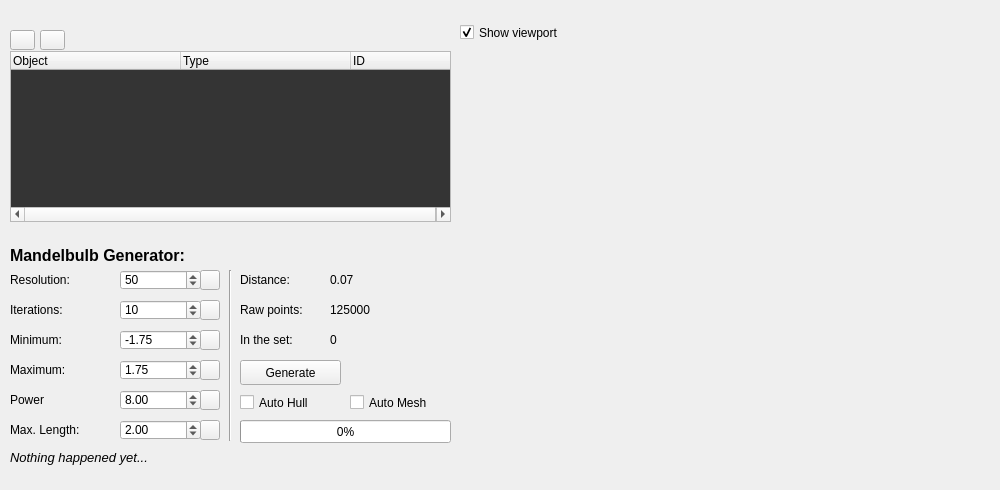
  <widget class="QWidget" name="centralwidget">
   <widget class="QLabel" name="label_Input">
    <property name="geometry">
     <rect>
      <x>10</x>
      <y>240</y>
      <width>211</width>
      <height>30</height>
     </rect>
    </property>
    <property name="font">
     <font>
      <pointsize>12</pointsize>
      <weight>75</weight>
      <bold>true</bold>
     </font>
    </property>
    <property name="text">
     <string>Mandelbulb Generator:</string>
    </property>
   </widget>
   <widget class="QLabel" name="label">
    <property name="geometry">
     <rect>
      <x>10</x>
      <y>270</y>
      <width>101</width>
      <height>20</height>
     </rect>
    </property>
    <property name="toolTip">
     <string>Divisions in each axis</string>
    </property>
    <property name="text">
     <string>Resolution:</string>
    </property>
   </widget>
   <widget class="QSpinBox" name="spinBox_res">
    <property name="geometry">
     <rect>
      <x>120</x>
      <y>270</y>
      <width>81</width>
      <height>20</height>
     </rect>
    </property>
    <property name="minimum">
     <number>2</number>
    </property>
    <property name="maximum">
     <number>32767</number>
    </property>
    <property name="value">
     <number>50</number>
    </property>
   </widget>
   <widget class="QPushButton" name="pushButtonReset_res">
    <property name="geometry">
     <rect>
      <x>200</x>
      <y>270</y>
      <width>20</width>
      <height>20</height>
     </rect>
    </property>
    <property name="toolTip">
     <string>Reset Resolution</string>
    </property>
    <property name="text">
     <string/>
    </property>
    <property name="icon">
     <iconset resource="iconFile.qrc">
      <normaloff>:/icons/icons/icon_reset.png</normaloff>:/icons/icons/icon_reset.png</iconset>
    </property>
   </widget>
   <widget class="QLabel" name="label_2">
    <property name="geometry">
     <rect>
      <x>10</x>
      <y>300</y>
      <width>101</width>
      <height>20</height>
     </rect>
    </property>
    <property name="toolTip">
     <string>Maximum amount of iterations calculated for the sequence in each point (Determines quality of the Mandelbulb)</string>
    </property>
    <property name="text">
     <string>Iterations:</string>
    </property>
   </widget>
   <widget class="QPushButton" name="pushButtonReset_iter">
    <property name="geometry">
     <rect>
      <x>200</x>
      <y>300</y>
      <width>20</width>
      <height>20</height>
     </rect>
    </property>
    <property name="toolTip">
     <string>Reset Iterations</string>
    </property>
    <property name="text">
     <string/>
    </property>
    <property name="icon">
     <iconset resource="iconFile.qrc">
      <normaloff>:/icons/icons/icon_reset.png</normaloff>:/icons/icons/icon_reset.png</iconset>
    </property>
   </widget>
   <widget class="QSpinBox" name="spinBox_iter">
    <property name="geometry">
     <rect>
      <x>120</x>
      <y>300</y>
      <width>81</width>
      <height>20</height>
     </rect>
    </property>
    <property name="minimum">
     <number>1</number>
    </property>
    <property name="maximum">
     <number>32767</number>
    </property>
    <property name="value">
     <number>10</number>
    </property>
   </widget>
   <widget class="QLabel" name="label_3">
    <property name="geometry">
     <rect>
      <x>10</x>
      <y>330</y>
      <width>101</width>
      <height>20</height>
     </rect>
    </property>
    <property name="toolTip">
     <string>Lowerst coordinate in each axis</string>
    </property>
    <property name="text">
     <string>Minimum:</string>
    </property>
   </widget>
   <widget class="QPushButton" name="pushButtonReset_min">
    <property name="geometry">
     <rect>
      <x>200</x>
      <y>330</y>
      <width>20</width>
      <height>20</height>
     </rect>
    </property>
    <property name="toolTip">
     <string>Reset Minimum</string>
    </property>
    <property name="text">
     <string/>
    </property>
    <property name="icon">
     <iconset resource="iconFile.qrc">
      <normaloff>:/icons/icons/icon_reset.png</normaloff>:/icons/icons/icon_reset.png</iconset>
    </property>
   </widget>
   <widget class="QDoubleSpinBox" name="doubleSpinBox_min">
    <property name="geometry">
     <rect>
      <x>120</x>
      <y>330</y>
      <width>81</width>
      <height>20</height>
     </rect>
    </property>
    <property name="minimum">
     <double>-10.000000000000000</double>
    </property>
    <property name="maximum">
     <double>10.000000000000000</double>
    </property>
    <property name="value">
     <double>-1.750000000000000</double>
    </property>
   </widget>
   <widget class="QLabel" name="label_4">
    <property name="geometry">
     <rect>
      <x>10</x>
      <y>360</y>
      <width>101</width>
      <height>20</height>
     </rect>
    </property>
    <property name="toolTip">
     <string>Highest coordinate in each axis</string>
    </property>
    <property name="text">
     <string>Maximum:</string>
    </property>
   </widget>
   <widget class="QDoubleSpinBox" name="doubleSpinBox_max">
    <property name="geometry">
     <rect>
      <x>120</x>
      <y>360</y>
      <width>81</width>
      <height>20</height>
     </rect>
    </property>
    <property name="minimum">
     <double>-10.000000000000000</double>
    </property>
    <property name="maximum">
     <double>10.000000000000000</double>
    </property>
    <property name="value">
     <double>1.750000000000000</double>
    </property>
   </widget>
   <widget class="QPushButton" name="pushButtonReset_max">
    <property name="geometry">
     <rect>
      <x>200</x>
      <y>360</y>
      <width>20</width>
      <height>20</height>
     </rect>
    </property>
    <property name="toolTip">
     <string>Reset Maximum</string>
    </property>
    <property name="text">
     <string/>
    </property>
    <property name="icon">
     <iconset resource="iconFile.qrc">
      <normaloff>:/icons/icons/icon_reset.png</normaloff>:/icons/icons/icon_reset.png</iconset>
    </property>
   </widget>
   <widget class="QLabel" name="label_5">
    <property name="geometry">
     <rect>
      <x>10</x>
      <y>390</y>
      <width>101</width>
      <height>20</height>
     </rect>
    </property>
    <property name="toolTip">
     <string>Exponent in the sequence (Determines shape of the Mandelbulb)</string>
    </property>
    <property name="text">
     <string>Power</string>
    </property>
   </widget>
   <widget class="QDoubleSpinBox" name="doubleSpinBox_power">
    <property name="geometry">
     <rect>
      <x>120</x>
      <y>390</y>
      <width>81</width>
      <height>20</height>
     </rect>
    </property>
    <property name="maximum">
     <double>32767.000000000000000</double>
    </property>
    <property name="value">
     <double>8.000000000000000</double>
    </property>
   </widget>
   <widget class="QPushButton" name="pushButtonReset_power">
    <property name="geometry">
     <rect>
      <x>200</x>
      <y>390</y>
      <width>20</width>
      <height>20</height>
     </rect>
    </property>
    <property name="toolTip">
     <string>Reset Power</string>
    </property>
    <property name="text">
     <string/>
    </property>
    <property name="icon">
     <iconset resource="iconFile.qrc">
      <normaloff>:/icons/icons/icon_reset.png</normaloff>:/icons/icons/icon_reset.png</iconset>
    </property>
   </widget>
   <widget class="QLabel" name="label_6">
    <property name="geometry">
     <rect>
      <x>10</x>
      <y>420</y>
      <width>101</width>
      <height>20</height>
     </rect>
    </property>
    <property name="toolTip">
     <string>Upper limit for one point to jump within one iteration step</string>
    </property>
    <property name="text">
     <string>Max. Length:</string>
    </property>
   </widget>
   <widget class="QDoubleSpinBox" name="doubleSpinBox_maxLength">
    <property name="geometry">
     <rect>
      <x>120</x>
      <y>420</y>
      <width>81</width>
      <height>20</height>
     </rect>
    </property>
    <property name="maximum">
     <double>32767.000000000000000</double>
    </property>
    <property name="value">
     <double>2.000000000000000</double>
    </property>
   </widget>
   <widget class="QPushButton" name="pushButtonReset_maxLength">
    <property name="geometry">
     <rect>
      <x>200</x>
      <y>420</y>
      <width>20</width>
      <height>20</height>
     </rect>
    </property>
    <property name="toolTip">
     <string>Reset Max. Length</string>
    </property>
    <property name="text">
     <string/>
    </property>
    <property name="icon">
     <iconset resource="iconFile.qrc">
      <normaloff>:/icons/icons/icon_reset.png</normaloff>:/icons/icons/icon_reset.png</iconset>
    </property>
   </widget>
   <widget class="QLabel" name="label_7">
    <property name="geometry">
     <rect>
      <x>240</x>
      <y>300</y>
      <width>101</width>
      <height>20</height>
     </rect>
    </property>
    <property name="toolTip">
     <string>Raw amount of point to be calculated</string>
    </property>
    <property name="text">
     <string>Raw points:</string>
    </property>
   </widget>
   <widget class="QLabel" name="label_rawPoints">
    <property name="geometry">
     <rect>
      <x>330</x>
      <y>300</y>
      <width>121</width>
      <height>20</height>
     </rect>
    </property>
    <property name="text">
     <string>125000</string>
    </property>
   </widget>
   <widget class="QLabel" name="label_9">
    <property name="geometry">
     <rect>
      <x>240</x>
      <y>330</y>
      <width>101</width>
      <height>20</height>
     </rect>
    </property>
    <property name="toolTip">
     <string>Points for which the sequence doesn't diverge</string>
    </property>
    <property name="text">
     <string>In the set:</string>
    </property>
   </widget>
   <widget class="QLabel" name="label_setPoints">
    <property name="geometry">
     <rect>
      <x>330</x>
      <y>330</y>
      <width>121</width>
      <height>20</height>
     </rect>
    </property>
    <property name="text">
     <string>0</string>
    </property>
   </widget>
   <widget class="QPushButton" name="pushButton_generate">
    <property name="geometry">
     <rect>
      <x>240</x>
      <y>360</y>
      <width>101</width>
      <height>25</height>
     </rect>
    </property>
    <property name="toolTip">
     <string>Generate Mandelbulb with the above settings</string>
    </property>
    <property name="text">
     <string>Generate</string>
    </property>
    <property name="shortcut">
     <string>Ctrl+G</string>
    </property>
   </widget>
   <widget class="QCheckBox" name="checkBox_autoHull">
    <property name="geometry">
     <rect>
      <x>240</x>
      <y>390</y>
      <width>101</width>
      <height>25</height>
     </rect>
    </property>
    <property name="toolTip">
     <string>Automatically filter hull after the generation has finished</string>
    </property>
    <property name="text">
     <string>Auto Hull</string>
    </property>
   </widget>
   <widget class="QProgressBar" name="progressBar">
    <property name="geometry">
     <rect>
      <x>240</x>
      <y>420</y>
      <width>211</width>
      <height>23</height>
     </rect>
    </property>
    <property name="value">
     <number>0</number>
    </property>
   </widget>
   <widget class="QLabel" name="label_infoText">
    <property name="geometry">
     <rect>
      <x>10</x>
      <y>450</y>
      <width>441</width>
      <height>31</height>
     </rect>
    </property>
    <property name="font">
     <font>
      <pointsize>10</pointsize>
      <italic>true</italic>
     </font>
    </property>
    <property name="text">
     <string>Nothing happened yet...</string>
    </property>
    <property name="alignment">
     <set>Qt::AlignLeading|Qt::AlignLeft|Qt::AlignTop</set>
    </property>
    <property name="wordWrap">
     <bool>true</bool>
    </property>
    <property name="margin">
     <number>0</number>
    </property>
   </widget>
   <widget class="QWidget" name="horizontalLayoutWidget">
    <property name="geometry">
     <rect>
      <x>460</x>
      <y>50</y>
      <width>531</width>
      <height>431</height>
     </rect>
    </property>
    <layout class="QHBoxLayout" name="horizontalLayout"/>
   </widget>
   <widget class="QCheckBox" name="checkBox_showGraph">
    <property name="geometry">
     <rect>
      <x>460</x>
      <y>20</y>
      <width>191</width>
      <height>25</height>
     </rect>
    </property>
    <property name="toolTip">
     <string>Display 3d graph of the calculated points. WARNING: Significant performance loss for resolutions above 100</string>
    </property>
    <property name="text">
     <string>Show viewport</string>
    </property>
    <property name="icon">
     <iconset resource="iconFile.qrc">
      <normaloff>:/icons/icons/icon_viewport.png</normaloff>:/icons/icons/icon_viewport.png</iconset>
    </property>
    <property name="shortcut">
     <string>Alt+H</string>
    </property>
    <property name="checked">
     <bool>true</bool>
    </property>
   </widget>
   <widget class="QLabel" name="label_8">
    <property name="geometry">
     <rect>
      <x>240</x>
      <y>270</y>
      <width>101</width>
      <height>20</height>
     </rect>
    </property>
    <property name="toolTip">
     <string>Distance between two neighbouring points</string>
    </property>
    <property name="text">
     <string>Distance:</string>
    </property>
   </widget>
   <widget class="QLabel" name="label_distance">
    <property name="geometry">
     <rect>
      <x>330</x>
      <y>270</y>
      <width>121</width>
      <height>20</height>
     </rect>
    </property>
    <property name="text">
     <string>0.07</string>
    </property>
   </widget>
   <widget class="QTreeWidget" name="treeWidget_objects">
    <property name="geometry">
     <rect>
      <x>10</x>
      <y>51</y>
      <width>441</width>
      <height>171</height>
     </rect>
    </property>
    <property name="palette">
     <palette>
      <active>
       <colorrole role="Base">
        <brush brushstyle="SolidPattern">
         <color alpha="255">
          <red>52</red>
          <green>52</green>
          <blue>52</blue>
         </color>
        </brush>
       </colorrole>
      </active>
      <inactive>
       <colorrole role="Base">
        <brush brushstyle="SolidPattern">
         <color alpha="255">
          <red>52</red>
          <green>52</green>
          <blue>52</blue>
         </color>
        </brush>
       </colorrole>
      </inactive>
      <disabled>
       <colorrole role="Base">
        <brush brushstyle="SolidPattern">
         <color alpha="255">
          <red>85</red>
          <green>87</green>
          <blue>83</blue>
         </color>
        </brush>
       </colorrole>
      </disabled>
     </palette>
    </property>
    <property name="alternatingRowColors">
     <bool>true</bool>
    </property>
    <property name="iconSize">
     <size>
      <width>16</width>
      <height>16</height>
     </size>
    </property>
    <property name="indentation">
     <number>1</number>
    </property>
    <property name="itemsExpandable">
     <bool>false</bool>
    </property>
    <attribute name="headerVisible">
     <bool>true</bool>
    </attribute>
    <attribute name="headerCascadingSectionResizes">
     <bool>false</bool>
    </attribute>
    <attribute name="headerMinimumSectionSize">
     <number>20</number>
    </attribute>
    <attribute name="headerDefaultSectionSize">
     <number>170</number>
    </attribute>
    <attribute name="headerHighlightSections">
     <bool>false</bool>
    </attribute>
    <attribute name="headerShowSortIndicator" stdset="0">
     <bool>false</bool>
    </attribute>
    <attribute name="headerStretchLastSection">
     <bool>true</bool>
    </attribute>
    <column>
     <property name="text">
      <string>Object</string>
     </property>
    </column>
    <column>
     <property name="text">
      <string>Type</string>
     </property>
    </column>
    <column>
     <property name="text">
      <string>ID</string>
     </property>
    </column>
   </widget>
   <widget class="QPushButton" name="pushButton_remObject">
    <property name="geometry">
     <rect>
      <x>10</x>
      <y>30</y>
      <width>25</width>
      <height>20</height>
     </rect>
    </property>
    <property name="palette">
     <palette>
      <active>
       <colorrole role="ButtonText">
        <brush brushstyle="SolidPattern">
         <color alpha="255">
          <red>255</red>
          <green>0</green>
          <blue>0</blue>
         </color>
        </brush>
       </colorrole>
      </active>
      <inactive>
       <colorrole role="ButtonText">
        <brush brushstyle="SolidPattern">
         <color alpha="255">
          <red>255</red>
          <green>0</green>
          <blue>0</blue>
         </color>
        </brush>
       </colorrole>
      </inactive>
      <disabled>
       <colorrole role="ButtonText">
        <brush brushstyle="SolidPattern">
         <color alpha="255">
          <red>42</red>
          <green>43</green>
          <blue>41</blue>
         </color>
        </brush>
       </colorrole>
      </disabled>
     </palette>
    </property>
    <property name="font">
     <font>
      <pointsize>19</pointsize>
      <weight>75</weight>
      <bold>true</bold>
     </font>
    </property>
    <property name="toolTip">
     <string>Delete selected object and all containing data</string>
    </property>
    <property name="text">
     <string/>
    </property>
    <property name="icon">
     <iconset resource="iconFile.qrc">
      <normaloff>:/icons/icons/icon_trash.png</normaloff>:/icons/icons/icon_trash.png</iconset>
    </property>
   </widget>
   <widget class="QPushButton" name="pushButton_viewObject">
    <property name="geometry">
     <rect>
      <x>40</x>
      <y>30</y>
      <width>25</width>
      <height>20</height>
     </rect>
    </property>
    <property name="palette">
     <palette>
      <active>
       <colorrole role="ButtonText">
        <brush brushstyle="SolidPattern">
         <color alpha="255">
          <red>32</red>
          <green>74</green>
          <blue>135</blue>
         </color>
        </brush>
       </colorrole>
      </active>
      <inactive>
       <colorrole role="ButtonText">
        <brush brushstyle="SolidPattern">
         <color alpha="255">
          <red>32</red>
          <green>74</green>
          <blue>135</blue>
         </color>
        </brush>
       </colorrole>
      </inactive>
      <disabled>
       <colorrole role="ButtonText">
        <brush brushstyle="SolidPattern">
         <color alpha="255">
          <red>42</red>
          <green>43</green>
          <blue>41</blue>
         </color>
        </brush>
       </colorrole>
      </disabled>
     </palette>
    </property>
    <property name="font">
     <font>
      <pointsize>17</pointsize>
      <weight>75</weight>
      <bold>true</bold>
     </font>
    </property>
    <property name="toolTip">
     <string>Render object in viewport</string>
    </property>
    <property name="text">
     <string/>
    </property>
    <property name="icon">
     <iconset resource="iconFile.qrc">
      <normaloff>:/icons/icons/icon_viewobject.png</normaloff>:/icons/icons/icon_viewobject.png</iconset>
    </property>
   </widget>
   <widget class="Line" name="line">
    <property name="geometry">
     <rect>
      <x>220</x>
      <y>270</y>
      <width>20</width>
      <height>171</height>
     </rect>
    </property>
    <property name="orientation">
     <enum>Qt::Vertical</enum>
    </property>
   </widget>
   <widget class="QCheckBox" name="checkBox_autoMesh">
    <property name="geometry">
     <rect>
      <x>350</x>
      <y>390</y>
      <width>101</width>
      <height>25</height>
     </rect>
    </property>
    <property name="toolTip">
     <string>Automatically generate mesh. (Generates mesh from hull if 'Auto Hull' is checked)</string>
    </property>
    <property name="text">
     <string>Auto Mesh</string>
    </property>
   </widget>
  </widget>
